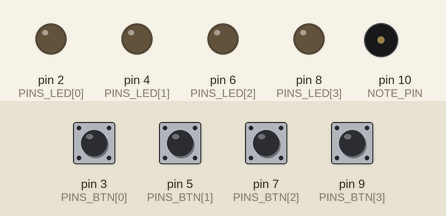
This sketch was run on a simulated Arduino Uno, built with avr-gcc and run on an emulated ATmega328P. Shown: output pins drawn as LEDs (lit = HIGH), buzzer (waves = sounding). Dashed ring = blinking. Inputs (shaded band) come from the test bench; at power-on: pin 3 (PINS_BTN[0]), pin 5 (PINS_BTN[1]), pin 7 (PINS_BTN[2]), pin 9 (PINS_BTN[3]) HIGH. Random numbers use the default seed unless the sketch sets one.

Above: at 1.7 s.
1.8 s: pin 3 (PINS_BTN[0]) pulled LOW for 0.15 s
At 2.15 s:
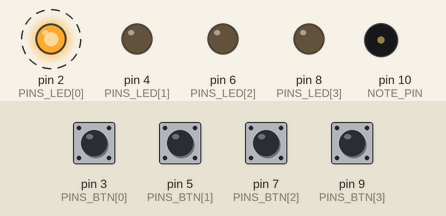
At 2.83 s:
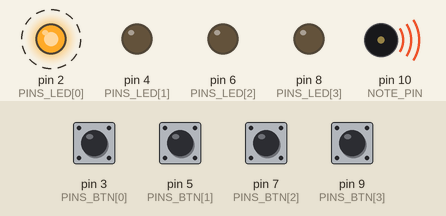
4.8 s: pin 5 (PINS_BTN[1]) pulled LOW for 0.15 s
At 7.9 s:
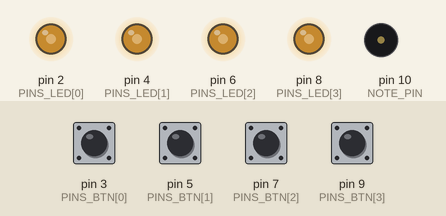
Timing chart, 0 to 9.4 s (numbered marks = the images above; inputs shaded):
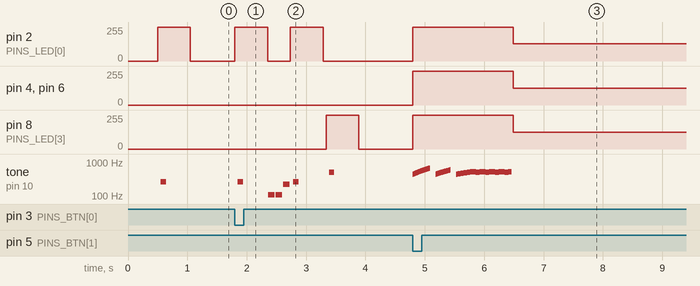

Measured:
- after the input at 1.8 s, pin 2 (PINS_LED[0]): alternates 255/255 for 0.55 s and 0/255 for 0.39 s, 4 changes in all, then stays 0/255, starting at once; pin 8 (PINS_LED[3]): 0/255 → 255/255 after 1.5 s, → 0/255 0.55 s later
- after the input at 4.8 s, pin 2 (PINS_LED[0]): 0/255 → 255/255 at once, → 129/255 1.7 s later; pin 4 (PINS_LED[1]): 0/255 → 255/255 at once, → 126/255 1.7 s later

The sketch:

SequenceGame.ino
```cpp
/***********\
|* Options *|
\***********/

// This defines notes (C -> B♮)
const int N[] = {
      16,   17,   18,   19,   21,   22,   23,   24,   26,   28,   29,   31,
      33,   35,   37,   39,   41,   44,   46,   49,   52,   55,   58,   62,
      65,   69,   73,   78,   82,   87,   92,   98,  104,  110,  117,  123,
     131,  139,  147,  156,  165,  175,  185,  196,  208,  220,  233,  247,
     262,  277,  294,  311,  330,  349,  370,  392,  415,  440,  466,  494,
     523,  554,  587,  622,  659,  698,  740,  784,  831,  880,  932,  988,
    1047, 1109, 1175, 1245, 1319, 1397, 1480, 1568, 1661, 1760, 1865, 1976,
    2093, 2217, 2349, 2489, 2637, 2794, 2960, 3136, 3322, 3520, 3729, 3951,
    4186, 4435, 4699, 4978, 5274, 5588, 5920, 6272, 6645, 7040, 7459, 7902
};
// Define here how many colors to use
const int PINS_CNT = 4;
// Define the button pins to use (ordered)
const int PINS_BTN[] = { 3, 5, 7, 9 };
// Define the LED pins to use (ordered)
const int PINS_LED[] = { 2, 4, 6, 8 };
// Define the time in milliseconds a color is shown
const int SHOW_LEN = 400;
// Define notes to use (ordered, e.g. C major scale: 262, 294, 330, 349, 392, 440, 494, 523, 587, 659, 698, 784, 880, 988, ...)
const int NOTES[] = { 262, 330, 392, 494 };
// Define the audio pin to use (set to -1 to disable)
const int NOTE_PIN = 10;
// Define here how long a note is played (in milliseconds)
const int NOTE_LEN = 100;
// Define an analog pin to get some entropy from (set to -1 to disable)
const int RND_PIN = 0;
// Define here the maximum color sequence count
const int SEQ_CNT = 25;

/***********/

int sequence[SEQ_CNT];
int currLength = 1;

///////////////////////////////////////////////////
// This function is run at the start of our program
void setup() {
  // Set pin modes for all used pins
  for (int i = 0; i < PINS_CNT; i++) {
    pinMode(PINS_BTN[i], INPUT_PULLUP);
    pinMode(PINS_LED[i], OUTPUT);
  }
  if (NOTE_PIN >= 0) pinMode(NOTE_PIN, OUTPUT);

  // Use an analog input to seed the random function
  if (RND_PIN >= 0) randomSeed(analogRead(RND_PIN));

  // Define a random sequence for this instance
  for (int i = 0; i < SEQ_CNT; i++) {
    sequence[i] = random(PINS_CNT);
  }

  delay(500);
}

/////////////////////////////////////////////////////////////////
// Plays a note by its index and a length declaration as fraction
void playNote(int index, int divider) {
  int len = 1000 / divider;
  tone(NOTE_PIN, N[index], len - 10);
  delay(len);
}

/////////////////////////////////////////////////////////////////////////////
// This function is used to play a sliding note from one frequency to another
void playSlide(int freq1, int freq2, int step) {
  if (NOTE_PIN < 0) return;
  if (freq1 < freq2) {
    for (int i = freq1; i < freq2; i += step) {
      tone(NOTE_PIN, i, 10);
      delay(10);
    }
  } else {
    for (int i = freq1; i > freq2; i -= step) {
      tone(NOTE_PIN, i, 10);
      delay(10);
    }
  }
}

/////////////////////////////////////////
// This function turns all LEDs on or off
void setAll(bool on) {
  for (int i = 0; i < PINS_CNT; i++) {
    digitalWrite(PINS_LED[i], on ? HIGH : LOW);
  }
}

/////////////////////////////////////////////////
// This function shows a color and plays its note
void showColor(int index) {
  digitalWrite(PINS_LED[index], HIGH);
  delay(50);
  if (NOTE_PIN >= 0 && NOTE_LEN > 10) {
    tone(NOTE_PIN, NOTES[index], NOTE_LEN - 10);
    delay(NOTE_LEN);
  } else {
    delay(100);
  }
  delay(SHOW_LEN);
  digitalWrite(PINS_LED[index], LOW);
}

void playDone() {
  playNote(33, 8);
  playNote(33, 8);
  playNote(45, 8);
}

//////////////////////////////////////////////////////////
// This function turns on all LEDs and plays a loose sound
void showLoose() {
  setAll(true);

  playSlide(440, 660, 8);
  delay(100);
  playSlide(440, 587, 6);
  delay(100);
  playSlide(440, 523, 3);
  for (int n = 0; n < 4; n++) {
    playSlide(523, 500, 3);
    playSlide(500, 523, 3);
  }
}

///////////////////////////////////////////////////////////
// This function plays a victory song in a specified height
void showWin(int h) {
  if (NOTE_PIN >= 0) {
    // Play a little song
    playNote(h, 8);
    playNote(h, 8);
    playNote(h, 8);
    playNote(h + 7, 8);
    playNote(h, 8);
    playNote(h + 5, 8);
    playNote(h, 8);
    playNote(h + 3, 8);
  } else {
    // No audio pin => flash random LEDs
    int i = random(PINS_CNT);

  }
}

/////////////////////////////////////////////////////////////////////////////////
// This function waits until one of the buttons was pressed and returns its index
int waitForKey() {
  int key = -1;
  while (key == -1) {
    delay(5);
    for (int i = 0; i < PINS_CNT; i++) {
      if (digitalRead(PINS_BTN[i]) == LOW) {
        key = i;
        break;
      }
    }
  }
  return key;
}

//////////////////////////////////////////
// This function is called again and again
void loop() {
  // Display the current first colors of the sequence
  for (int i = 0; i < currLength; i++) {
    showColor(sequence[i]);
    delay(50);
  }

  // Process inputs
  for (int curr = 0; curr < currLength; curr++) {
    // Wait for a key press
    int key = waitForKey();
    if (key == sequence[curr]) {
      // That was the correct key, show color and goto next
      showColor(sequence[curr]);
      delay(10);
    } else {
      // That was the wrong key, show user lost
      showLoose();
      // ... then blink all LEDs until reset
      bool on = true;
      while (true) {
        on = on ? false : true;
        setAll(on);
      }
    }
  }

  // The user got all colors right => play done sound and goto next level
  playDone();
  currLength++;

  if (currLength > SEQ_CNT) {
    // The sequence ended => show user won until reset
    int led = 0;
    bool on = false;
    while (true) {
      int height = 29 + random(6) * 5;
      led++;
      if (led == PINS_CNT) {
        led = 0;
        on = !on;
      }
      digitalWrite(PINS_LED[led], on ? HIGH : LOW);
      delay(5);
      showWin(height);
      //delay(50);
    }
  }
}
```
